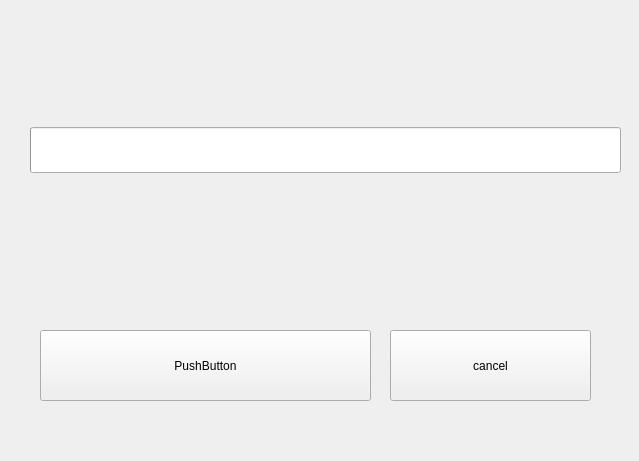
<?xml version="1.0" encoding="UTF-8"?>
<ui version="4.0">
 <class>download_window</class>
 <widget class="QWidget" name="download_window">
  <property name="geometry">
   <rect>
    <x>0</x>
    <y>0</y>
    <width>639</width>
    <height>461</height>
   </rect>
  </property>
  <property name="windowTitle">
   <string>Form</string>
  </property>
  <widget class="QPushButton" name="cancel_button">
   <property name="geometry">
    <rect>
     <x>390</x>
     <y>330</y>
     <width>201</width>
     <height>71</height>
    </rect>
   </property>
   <property name="text">
    <string>cancel</string>
   </property>
  </widget>
  <widget class="QPushButton" name="pushButton_2">
   <property name="geometry">
    <rect>
     <x>40</x>
     <y>330</y>
     <width>331</width>
     <height>71</height>
    </rect>
   </property>
   <property name="text">
    <string>PushButton</string>
   </property>
  </widget>
  <widget class="QWidget" name="verticalLayoutWidget">
   <property name="geometry">
    <rect>
     <x>30</x>
     <y>80</y>
     <width>591</width>
     <height>141</height>
    </rect>
   </property>
   <layout class="QVBoxLayout" name="verticalLayout">
    <item>
     <widget class="QProgressBar" name="progressBar">
      <property name="enabled">
       <bool>true</bool>
      </property>
      <property name="minimumSize">
       <size>
        <width>0</width>
        <height>46</height>
       </size>
      </property>
     </widget>
    </item>
   </layout>
  </widget>
 </widget>
 <resources/>
 <connections/>
</ui>
